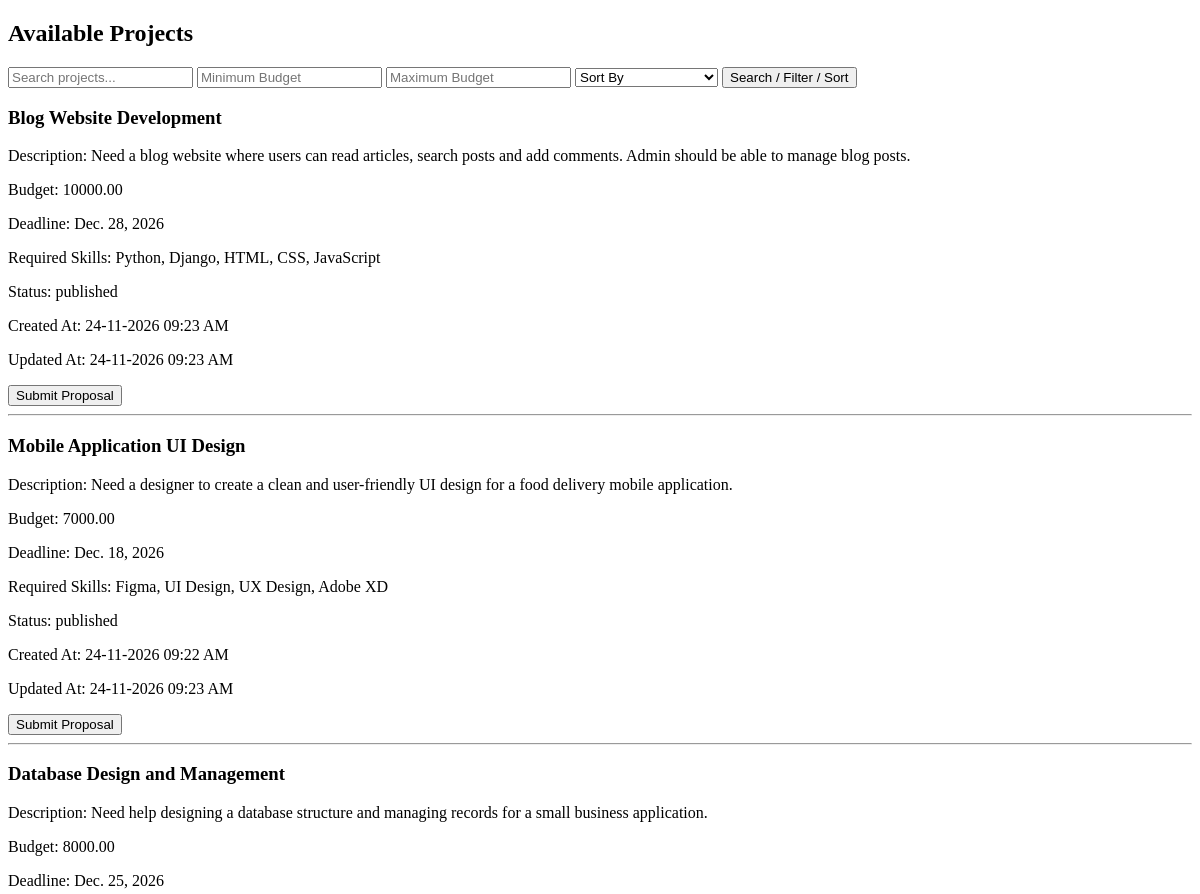
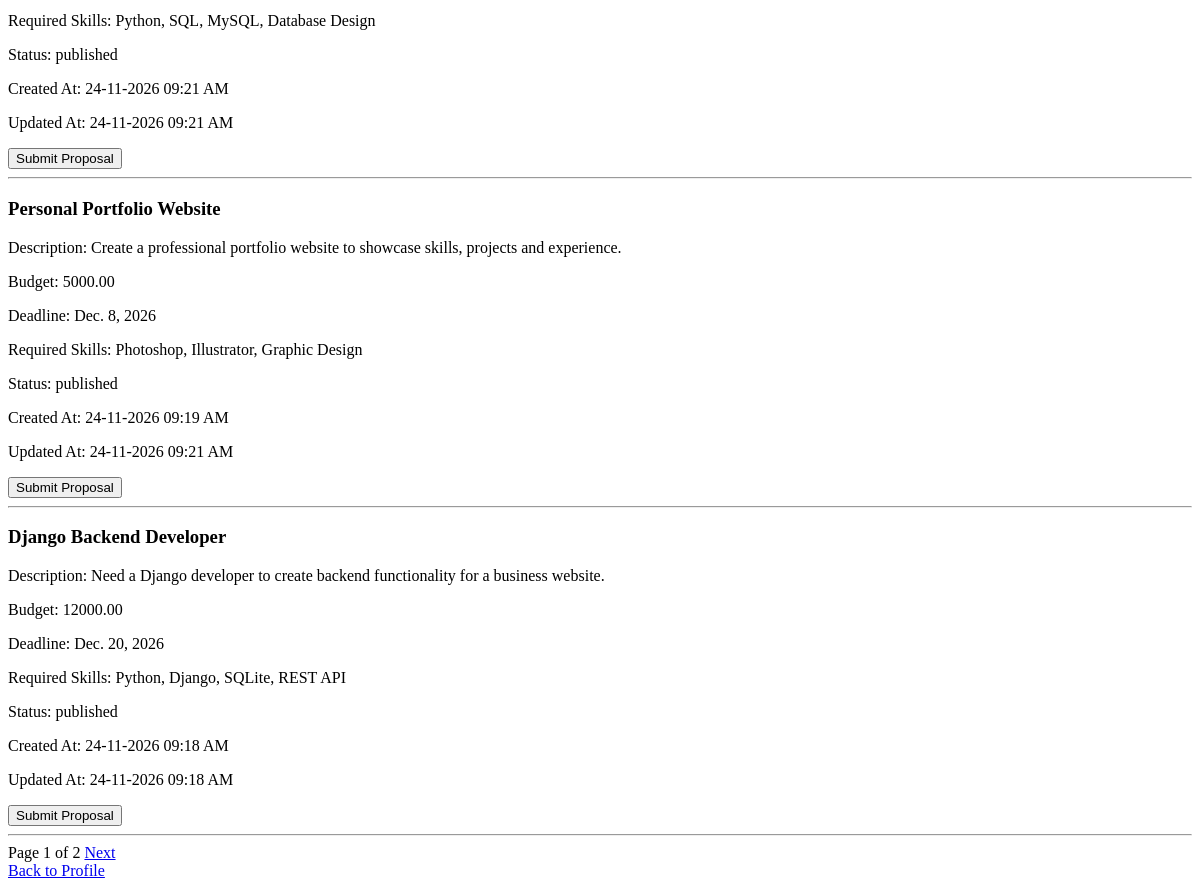
The app's page /browse_projects/, older data (2 pictures, top to bottom).
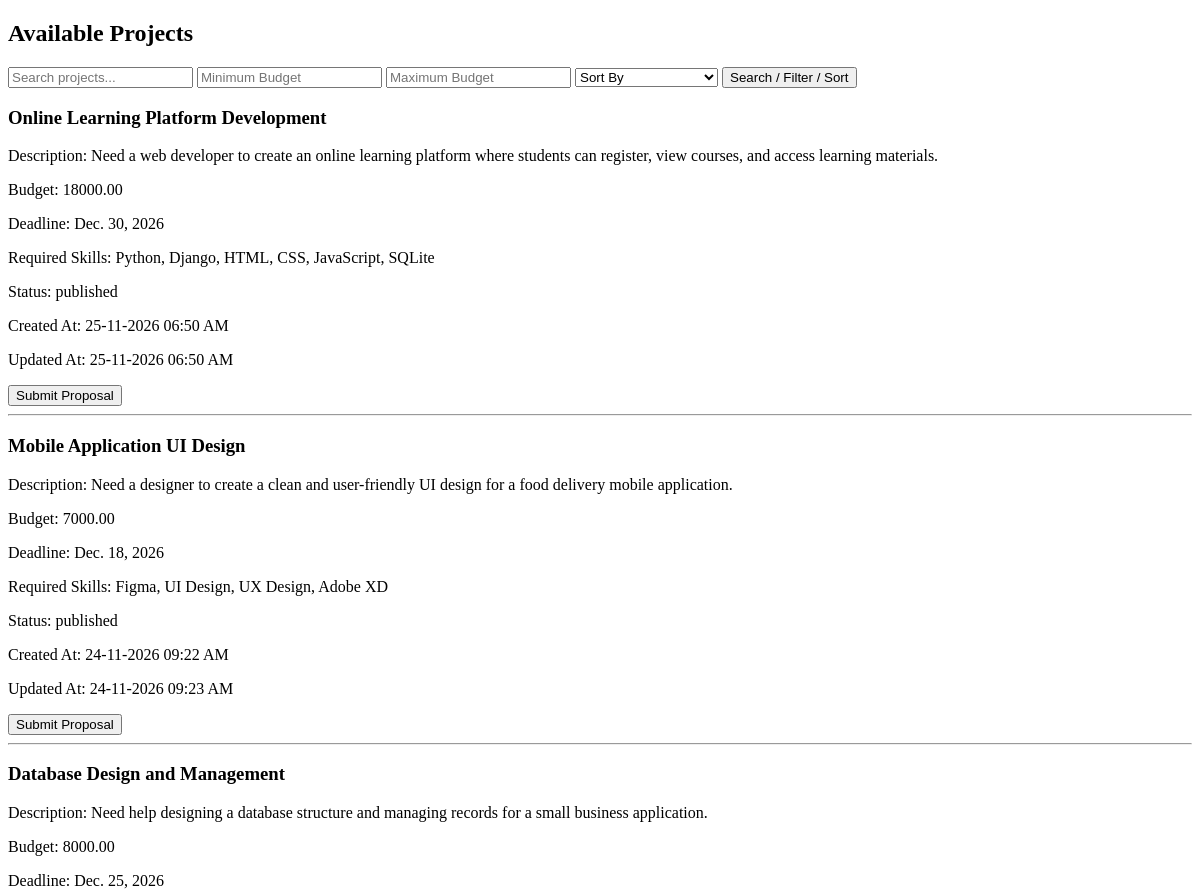
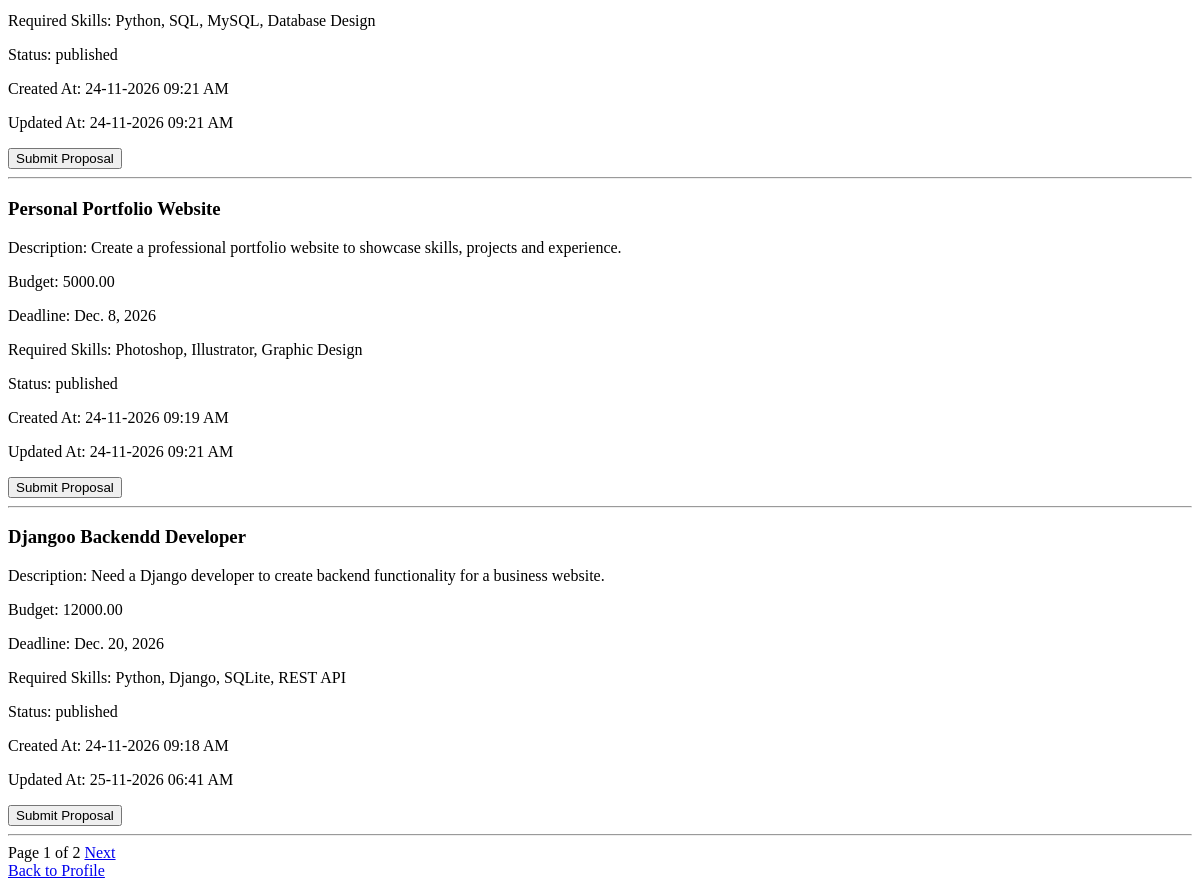
The same page, newer data (2 pictures, top to bottom).
### appfreelance/models.py (models this page shows, shortened)
class Project(models.Model):
    STATUS_CHOICES=[
        ('draft','Draft'),
        ('published','Published'),
        ('paused','Paused'),
        ('closed','Closed'),
        ('archived','Archived'),]
    client=models.ForeignKey(CustomUser,on_delete=models.CASCADE,related_name='projects')
    title=models.CharField(max_length=100)
    description=models.TextField()
    budget=models.DecimalField(max_digits=10,decimal_places=2)
    deadline=models.DateField()
    required_skills=models.TextField()
    status=models.CharField(choices=STATUS_CHOICES,default='draft')
    created_url=models.DateTimeField(auto_now_add=True)
    updated_url=models.DateTimeField(auto_now=True)

### appfreelance/views.py (the view, shortened to what this page needs)
# urls.py: path('browse_projects/', views.browse_projects, name='browse_projects'),
def browse_projects(request):
    search = request.GET.get('search')
    min_budget = request.GET.get('min_budget')
    max_budget = request.GET.get('max_budget')
    sort_by = request.GET.get('sort_by')
    projects = Project.objects.filter(status='published').order_by('-id')
    if min_budget:
        projects = projects.filter(budget__gte=min_budget)
    if max_budget:
        projects = projects.filter(budget__lte=max_budget)
    if sort_by == 'budget_low':
        projects = projects.order_by('budget')
    elif sort_by == 'budget_high':
        projects = projects.order_by('-budget')
    elif sort_by == 'newest':
        projects = projects.order_by('-id')
    elif sort_by == 'oldest':
        projects = projects.order_by('id')
    paginator = Paginator(projects, 5)
    page_number = request.GET.get('page')
    projects = paginator.get_page(page_number)
    return render(request, 'browse_projects.html', {'projects': projects})

### templates/browse_projects.html (shortened to what this page needs)
<!DOCTYPE html>
<html>
<head>
</head>
<body>
<h2>Available Projects</h2>
<form method="GET">
    <input type="text" name="search" placeholder="Search projects...">
    <input type="number" name="min_budget" placeholder="Minimum Budget">
    <input type="number" name="max_budget" placeholder="Maximum Budget">
    <select name="sort_by">
        <option value="">Sort By</option>
    </select>
    <button type="submit">Search / Filter / Sort</button>
</form>
{% for project in projects %}
    <h3>{{ project.title }}</h3>
    <p>Description: {{ project.description }}</p>
    <p>Budget: {{ project.budget }}</p>
    <p>Deadline: {{ project.deadline }}</p>
    <p>Required Skills: {{ project.required_skills }}</p>
    <p>Status: {{ project.status }}</p>
    <p>Created At: {{ project.created_url|date:"d-m-Y h:i A" }}</p>
    <p>Updated At: {{ project.updated_url|date:"d-m-Y h:i A" }}</p>
<a href="{% url 'submit_proposal' project.id %}">
    <button type="button">Submit Proposal</button>
</a>
    <hr>
{% empty %}
    <p>No published projects available.</p>
{% endfor %}
<div>
    <span>Page {{ projects.number }} of {{ projects.paginator.num_pages }}</span>
    {% if projects.has_next %}
        <a href="?page={{ projects.next_page_number }}">Next</a>
    {% endif %}
</div>
<a href="{% url 'profile' %}">Back to Profile</a>
</body>
</html>

Row changes from the older to the newer data that the page shows:
no longer on this page (row edited): Project: title "Blog Website Development", description "Need a blog website where users can read articles, search posts and add comments. Admin should be able to manage blog posts.", budget "10000.00", deadline "Dec. 28, 2026", required_skills "Python, Django, HTML, CSS, JavaScript", status "published", created_url "24-11-2026 09:23 AM", updated_url "24-11-2026 09:23 AM"
added Project: title "Online Learning Platform Development", description "Need a web developer to create an online learning platform where students can register, view courses, and access learning materials.", budget "18000.00", deadline "Dec. 30, 2026", required_skills "Python, Django, HTML, CSS, JavaScript, SQLite", status "published", created_url "25-11-2026 06:50 AM", updated_url "25-11-2026 06:50 AM"
changed Project "Need a Django developer to create backend functionality for a business website.": title "Django Backend Developer" → "Djangoo Backendd Developer"; updated_url "24-11-2026 09:18 AM" → "25-11-2026 06:41 AM"
